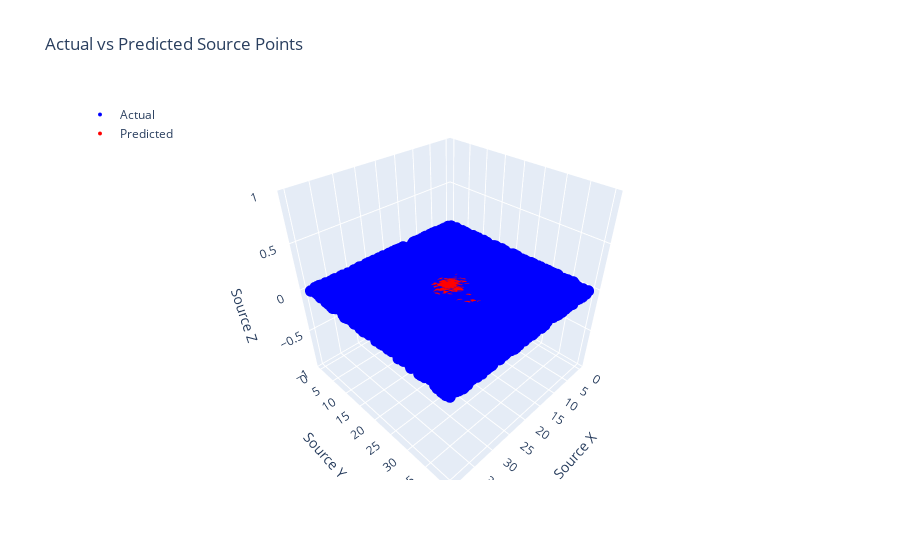

Write notebook code for a chart like this one.
### Code cell
import plotly.graph_objects as go

# Assuming y_test and y_pred are already defined as numpy arrays from the previous steps

# Create a 3D scatter plot for actual source points
actual_scatter = go.Scatter3d(
    x=y_test[:, 0],
    y=y_test[:, 1],
    z=y_test[:, 2],
    mode='markers',
    marker=dict(size=4, color='blue'),
    name='Actual'
)

# Create a 3D scatter plot for predicted source points
predicted_scatter = go.Scatter3d(
    x=y_pred[:, 0],
    y=y_pred[:, 1],
    z=y_pred[:, 2],
    mode='markers',
    marker=dict(size=4, color='red'),
    name='Predicted'
)

# Define the layout
layout = go.Layout(
    title='Actual vs Predicted Source Points',
    scene=dict(
        xaxis_title='Source X',
        yaxis_title='Source Y',
        zaxis_title='Source Z'
    ),
    legend=dict(x=0, y=1)
)

# Create the figure
fig = go.Figure(data=[actual_scatter, predicted_scatter], layout=layout)

# Show the figure
fig.show()

### Figure 1 — Plotly figure (JSON) as saved in the notebook; plotly's stock layout.template omitted (floating-point values rounded to 4 significant figures; data arrays with more than 128 entries replaced by an {"elided": "..."} marker saying what was removed)
{"data": [{"marker": {"color": "blue", "size": 4}, "mode": "markers", "name": "Actual", "type": "scatter3d", "x": {"elided": "10000 float values"}, "y": {"elided": "10000 float values"}, "z": {"elided": "10000 int values"}}, {"marker": {"color": "red", "size": 4}, "mode": "markers", "name": "Predicted", "type": "scatter3d", "x": {"elided": "10000 float values"}, "y": {"elided": "10000 float values"}, "z": {"elided": "10000 int values"}}], "layout": {"legend": {"x": 0, "y": 1}, "scene": {"xaxis": {"title": {"text": "Source X"}}, "yaxis": {"title": {"text": "Source Y"}}, "zaxis": {"title": {"text": "Source Z"}}}, "title": {"text": "Actual vs Predicted Source Points"}}}
